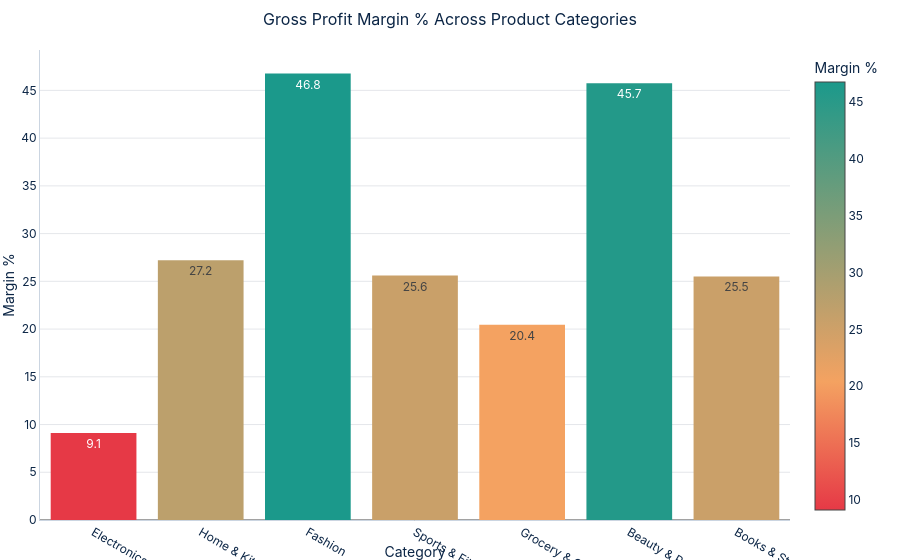

The cell this chart's notebook holds for it:
### Markdown cell above
## 4. Profitability Analysis

Category and product-level gross margins, margin erosion drivers, and analysis of loss-making orders.

### Code cell
# 4.1 Category Profitability Breakdown
cat_summary = group_summary(df, by="category")
display(cat_summary)

fig_cat_profit = px.bar(
    cat_summary,
    x="product_category",
    y="margin_pct",
    color="margin_pct",
    color_continuous_scale=[[0, THEME_COLORS["red"]], [0.3, THEME_COLORS["amber"]], [1, THEME_COLORS["teal"]]],
    title="Gross Profit Margin % Across Product Categories",
    labels={"margin_pct": "Margin %", "product_category": "Category"},
    text_auto=".1f",
)
fig_cat_profit.show()

# 4.2 Loss-Making Completed Orders
loss_orders = comp[comp["profit_amount"] < 0]
print(f"Total Loss-Making Completed Orders: {len(loss_orders)} / {len(comp)} ({len(loss_orders)/len(comp)*100:.1f}%)")
print(f"Total Value of Losses: {format_inr(abs(loss_orders['profit_amount'].sum()))} (₹{abs(loss_orders['profit_amount'].sum()):,.2f})")
print("Loss-Making Orders by Category:\n", loss_orders["product_category"].value_counts())
print(f"Average Discount on Loss Orders: {loss_orders['discount_percent'].mean():.1f}%")

### Figure 1 — Plotly figure (JSON) as saved in the notebook; plotly's stock layout.template omitted (floating-point values rounded to 4 significant figures)
{"data": [{"hovertemplate": "Category=%{x}<br>Margin %=%{marker.color}<extra></extra>", "legendgroup": "", "marker": {"color": [9.1, 27.22, 46.77, 25.61, 20.44, 45.74, 25.51], "coloraxis": "coloraxis", "pattern": {"shape": ""}}, "name": "", "orientation": "v", "showlegend": false, "textposition": "auto", "texttemplate": "%{y:.1f}", "type": "bar", "x": ["Electronics", "Home & Kitchen", "Fashion", "Sports & Fitness", "Grocery & Gourmet", "Beauty & Personal Care", "Books & Stationery"], "xaxis": "x", "y": [9.1, 27.22, 46.77, 25.61, 20.44, 45.74, 25.51], "yaxis": "y"}], "layout": {"barmode": "relative", "coloraxis": {"autocolorscale": false, "colorbar": {"title": {"text": "Margin %"}}, "colorscale": [[0, "#E63946"], [0.3, "#F4A261"], [1, "#1B998B"]]}, "legend": {"tracegroupgap": 0}, "title": {"text": "Gross Profit Margin % Across Product Categories"}, "xaxis": {"anchor": "y", "domain": [0.0, 1.0], "title": {"text": "Category"}}, "yaxis": {"anchor": "x", "domain": [0.0, 1.0], "title": {"text": "Margin %"}}}}
